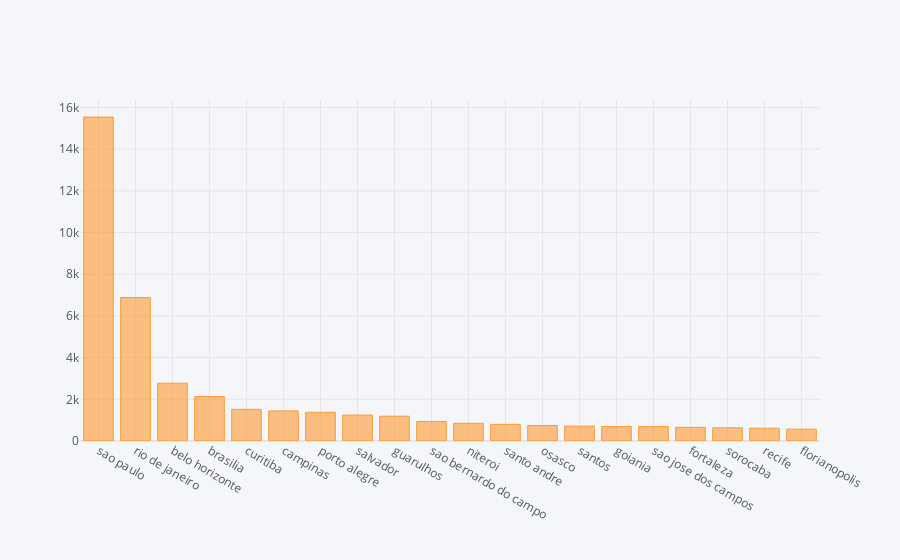

Source (notebook cell):
### Code cell
customers_location.iplot(kind='bar')

### Figure 1 — Plotly figure (JSON) as saved in the notebook; plotly's stock layout.template omitted (floating-point values rounded to 4 significant figures)
{"data": [{"marker": {"color": "rgba(255, 153, 51, 0.6)", "line": {"color": "rgba(255, 153, 51, 1.0)", "width": 1}}, "name": "customer_id", "orientation": "v", "text": "", "type": "bar", "x": ["sao paulo", "rio de janeiro", "belo horizonte", "brasilia", "curitiba", "campinas", "porto alegre", "salvador", "guarulhos", "sao bernardo do campo", "niteroi", "santo andre", "osasco", "santos", "goiania", "sao jose dos campos", "fortaleza", "sorocaba", "recife", "florianopolis"], "y": [15540, 6882, 2773, 2131, 1521, 1444, 1379, 1245, 1189, 938, 849, 797, 746, 713, 692, 691, 654, 633, 613, 570]}], "layout": {"legend": {"bgcolor": "#F5F6F9", "font": {"color": "#4D5663"}}, "paper_bgcolor": "#F5F6F9", "plot_bgcolor": "#F5F6F9", "title": {"font": {"color": "#4D5663"}}, "xaxis": {"gridcolor": "#E1E5ED", "showgrid": true, "tickfont": {"color": "#4D5663"}, "title": {"font": {"color": "#4D5663"}, "text": ""}, "zerolinecolor": "#E1E5ED"}, "yaxis": {"gridcolor": "#E1E5ED", "showgrid": true, "tickfont": {"color": "#4D5663"}, "title": {"font": {"color": "#4D5663"}, "text": ""}, "zerolinecolor": "#E1E5ED"}}}
